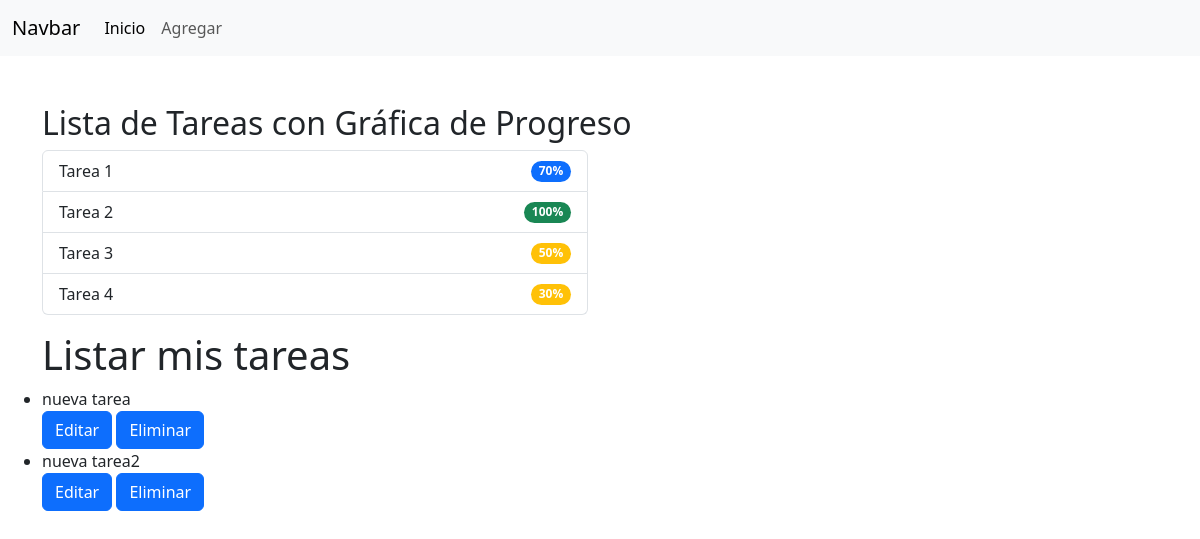
Before: / with the older database file.
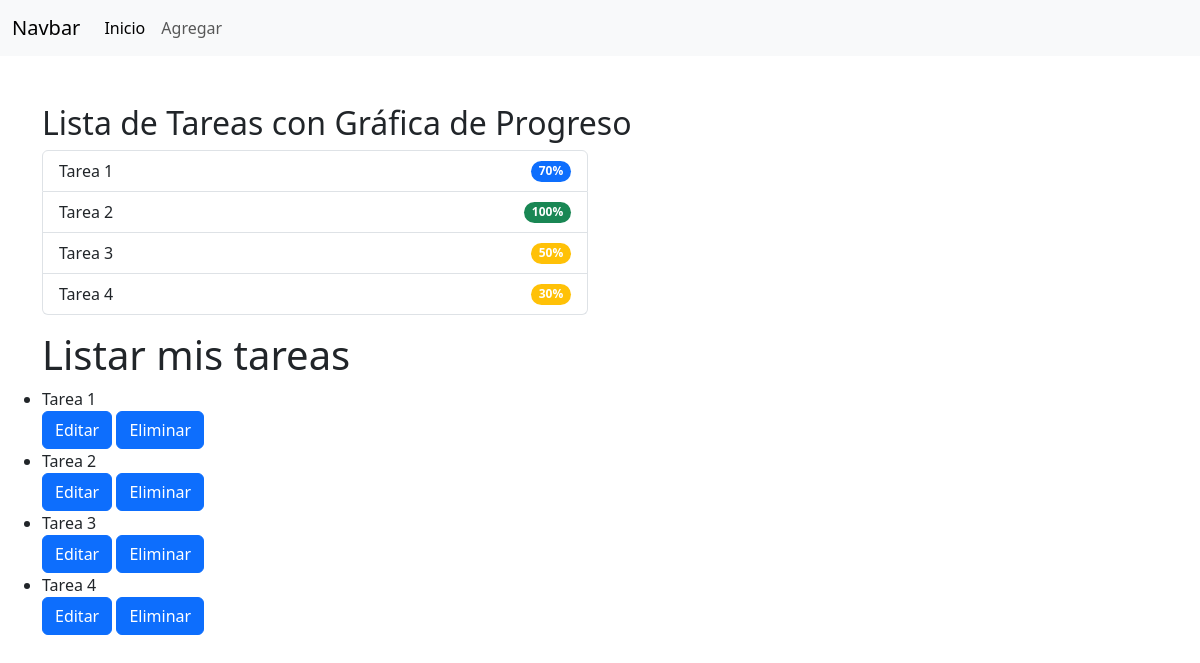
After: the same page with the newer database file.
### todo/models.py (models this page shows)
class Tarea (models.Model):
    tarea = models.CharField(max_length=100)
    def __str__(self):
        return self.tarea

### todo/views.py (the view)
# urls.py: 2. Add a URL to urlpatterns:  path('', views.home, name='home')
def home(request):
    tareas = Tarea.objects.all()
    context = {'tareas':tareas}
    return render(request, 'todo/home.html', context)

### todo/templates/todo/home.html
{% extends 'todo/layout.html' %}
{% block content %}
    <h1>Listar mis tareas</h1>
    <ul>
    {% for tarea in tareas %}
        <li>{{ tarea }}</li>
        <a class="btn btn-primary" href="{% url 'editar' tarea.id %}" role="button">Editar</a>
        <a class="btn btn-primary" href="{% url 'eliminar' tarea.id %}" role="button">Eliminar</a>
    {% endfor %}
    </ul>
{% endblock %}

### todo/templates/todo/layout.html (shortened to what this page needs)
<!DOCTYPE html>
<html lang="en">
<head>
    <link href="https://cdn.jsdelivr.net/npm/bootstrap@5.3.3/dist/css/bootstrap.min.css" rel="stylesheet">
  </head>
<body>
    <nav class="navbar navbar-expand-lg bg-body-tertiary">
        <div class="container-fluid">
          <a class="navbar-brand" href="#">Navbar</a>
          <div class="collapse navbar-collapse" id="navbarNavDropdown">
            <ul class="navbar-nav">
              <li class="nav-item">
                <a class="nav-link active" aria-current="page" href="{% url 'home' %}">Inicio</a>
              </li>
              <li class="nav-item">
                <a class="nav-link" href="{% url 'agregar' %}">Agregar</a>
              </li>
            </ul>
          </div>
        </div>
      </nav>
      <div class="container mt-5">
        <h2>Lista de Tareas con Gráfica de Progreso</h2>
        <div class="row">
            <div class="col-md-6">
                <ul class="list-group mb-3">
                    <li class="list-group-item d-flex justify-content-between align-items-center">
                        Tarea 1
                        <span class="badge bg-primary rounded-pill">70%</span>
                    </li>
                    <li class="list-group-item d-flex justify-content-between align-items-center">
                        Tarea 2
                        <span class="badge bg-success rounded-pill">100%</span>
                    </li>
                    <li class="list-group-item d-flex justify-content-between align-items-center">
                        Tarea 3
                        <span class="badge bg-warning rounded-pill">50%</span>
                    <li class="list-group-item d-flex justify-content-between align-items-center">
                        Tarea 4
                        <span class="badge bg-warning rounded-pill">30%</span>
                    </li>
                </ul>
            </div>
    {% block content %}
    {% endblock %}
</body>
</html>

Changed rows visible on the page:
changed Tarea: tarea "nueva tarea" → "Tarea 1"
changed Tarea: tarea "nueva tarea2" → "Tarea 2"
added Tarea: tarea "Tarea 3"
added Tarea: tarea "Tarea 4"
